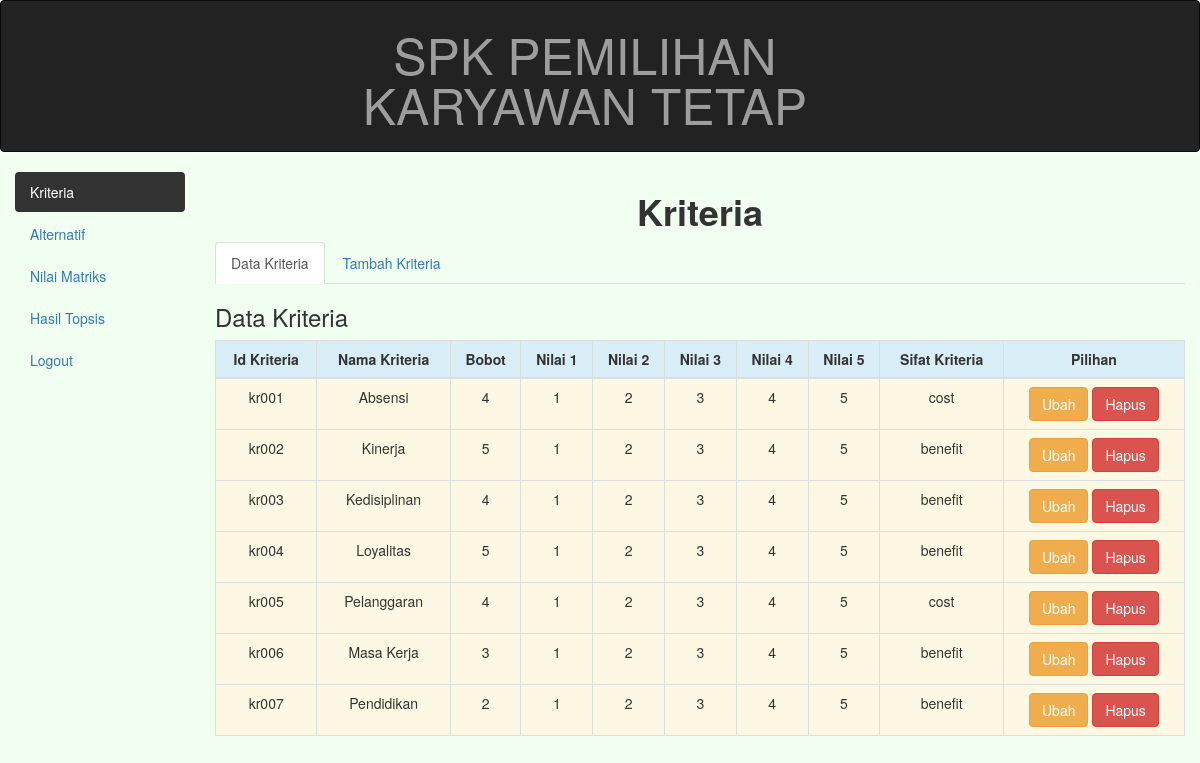
Page /?a=kriteria&k=kriteria on the committed database.
### tables this page shows
CREATE TABLE `kriteria` (
  `id_kriteria` varchar(5) NOT NULL,
  `nama_kriteria` varchar(45) NOT NULL,
  `bobot` double NOT NULL,
  `nilai1` double NOT NULL,
  `nilai2` double NOT NULL,
  `nilai3` double NOT NULL,
  `nilai4` double NOT NULL,
  `nilai5` double NOT NULL,
  `sifat` varchar(15) NOT NULL
);

### datakriteria.php (the view)
<div class="box-header">
    <h3 class="box-title">Data Kriteria</h3>
</div>
<div class="table-responsive">
    <table class="table table-bordered border-dark text-center">
        <thead>
            <tr class="info">
                <th class="text-center">Id Kriteria</th>
                <th class="text-center">Nama Kriteria</th>
                <th class="text-center">Bobot</th>
                <th class="text-center">Nilai 1</th>
                <th class="text-center">Nilai 2</th>
                <th class="text-center">Nilai 3</th>
                <th class="text-center">Nilai 4</th>
                <th class="text-center">Nilai 5</th>
                <th class="text-center">Sifat Kriteria</th>
                <th class="text-center">Pilihan</th>
            </tr>
        </thead>
        <tbody>
            <?php
            include("konfig/koneksi.php");
            $s = mysqli_query($conn, "select * from kriteria order by id_kriteria ASC");
            while ($d = mysqli_fetch_assoc($s)) {
            ?>
                <tr class="warning">
                    <td><?php echo $d['id_kriteria']; ?></td>
                    <td><?php echo $d['nama_kriteria']; ?></td>
                    <td><?php echo $d['bobot']; ?></td>
                    <td><?php echo $d['nilai1']; ?></td>
                    <td><?php echo $d['nilai2']; ?></td>
                    <td><?php echo $d['nilai3']; ?></td>
                    <td><?php echo $d['nilai4']; ?></td>
                    <td><?php echo $d['nilai5']; ?></td>
                    <td><?php echo $d['sifat']; ?></td>
                    <td>
                        <a href="?a=kriteria&k=ubahk&id=<?php echo $d['id_kriteria']; ?>" class="btn btn-warning">Ubah</a>
                        <a href="hapus.php?id=<?php echo $d['id_kriteria']; ?>" class="btn btn-danger">Hapus</a>
                    </td>
                </tr>
            <?php
            }
            ?>
        </tbody>
    </table>
</div>

### index.php (shortened to what this page needs)
<!DOCTYPE html>
<html lang="en">
<head>
  <link rel="stylesheet" href="css/bootstrap.min.css">
</head>
<body>
  <nav class="navbar navbar-inverse">
    <div class="container-fluid">
      <div class="navbar-header">
        <a class="navbar-brand">SPK PEMILIHAN KARYAWAN TETAP</a>
      </div>
    </div>
  </nav>
  <?php
  if (@$_GET['a'] == 'kriteria') {
    $active1 = 'class="active"';
    $active2 = '';
    $active3 = '';
    $active4 = '';
  } else if (@$_GET['a'] == 'alternatif') {
    $active1 = '';
    $active2 = 'class="active"';
    $active3 = '';
    $active4 = '';
  } else if (@$_GET['a'] == 'nilaimatrik') {
    $active1 = '';
    $active2 = '';
    $active3 = 'class="active"';
    $active4 = '';
  } else if (@$_GET['a'] == 'hasiltopsis') {
    $active1 = '';
    $active2 = '';
    $active3 = '';
    $active4 = 'class="active"';
  } else {
    $active1 = '';
    $active2 = '';
    $active3 = '';
    $active4 = '';
  }
  ?>
  <div class="col-sm-2">
    <ul class="nav nav-pills nav-stacked">
      <li <?php echo $active1 ?>><a href="?a=kriteria&k=kriteria">Kriteria</a></li>
      <li <?php echo $active2 ?>><a href="?a=alternatif&k=alternatif">Alternatif</a></li>
      <li <?php echo $active3 ?>><a href="?a=nilaimatrik">Nilai Matriks</a></li>
      <li <?php echo $active4 ?>><a href="?a=hasiltopsis&k=nilai_matriks">Hasil Topsis</a></li>
      <li> <a href="../logout.php">Logout</a> </li>
    </ul>
  </div>
  <div class="col-sm-10">
    <?php
    if (@$_GET['a'] == 'kriteria') {
      include("kriteria.php");
    } else if (@$_GET['a'] == 'alternatif') {
      include("alternatif.php");
    } else if (@$_GET['a'] == 'nilaimatrik') {
      include("nilaimatrik.php");
    } else if (@$_GET['a'] == 'hasiltopsis') {
      include("hasiltopsis.php");
    }
    ?>
  </div>
</body>
</html>

### kriteria.php (shortened to what this page needs)
<?php
include("konfig/koneksi.php");
?>
<h1 class="text-center" style="font-weight: 700;">Kriteria</h1>
<ul class="nav nav-tabs">
	<?php
	if ($_GET['k'] == 'kriteria') {
		$act1 = 'class="active"';
		$act2 = '';
	} else if ($_GET['k'] == 'tambah') {
		$act1 = '';
		$act2 = 'class="active"';
	} else {
		$act1 = '';
		$act2 = '';
	}
	?>
	<li <?php echo $act1; ?>><a href="index.php?a=kriteria&k=kriteria">Data Kriteria</a></li>
	<li <?php echo $act2; ?>><a href="index.php?a=kriteria&k=tambah">Tambah Kriteria</a></li>
</ul>
<?php
if (@$_GET['a'] == 'kriteria' and @$_GET['k'] == 'kriteria') {
	include("datakriteria.php");
} else if (@$_GET['k'] == 'tambah') {
	include("tambahkriteria.php");
} else if (@$_GET['k'] == 'ubahk') {
	include("ubahkriteria.php");
}
?>

### index.php (style rules this page uses)
body { background-color: #F0FFF0; }
.navbar-header { height: 150px; }
.navbar-brand { position: absolute; left: 50%; top: 25%; transform: translate(-50%, -50%); font-size: 50px; text-align: center; line-height: 50px; }
.nav-pills li.active a { background-color: #333; }

### rows in the picture
kriteria: id_kriteria "kr001", nama_kriteria "Absensi", bobot "4", nilai1 "1", nilai2 "2", nilai3 "3", nilai4 "4", nilai5 "5", sifat "cost"
kriteria: id_kriteria "kr002", nama_kriteria "Kinerja", bobot "5", nilai1 "1", nilai2 "2", nilai3 "3", nilai4 "4", nilai5 "5", sifat "benefit"
kriteria: id_kriteria "kr003", nama_kriteria "Kedisiplinan", bobot "4", nilai1 "1", nilai2 "2", nilai3 "3", nilai4 "4", nilai5 "5", sifat "benefit"
kriteria: id_kriteria "kr004", nama_kriteria "Loyalitas", bobot "5", nilai1 "1", nilai2 "2", nilai3 "3", nilai4 "4", nilai5 "5", sifat "benefit"
kriteria: id_kriteria "kr005", nama_kriteria "Pelanggaran", bobot "4", nilai1 "1", nilai2 "2", nilai3 "3", nilai4 "4", nilai5 "5", sifat "cost"
kriteria: id_kriteria "kr006", nama_kriteria "Masa Kerja", bobot "3", nilai1 "1", nilai2 "2", nilai3 "3", nilai4 "4", nilai5 "5", sifat "benefit"
kriteria: id_kriteria "kr007", nama_kriteria "Pendidikan", bobot "2", nilai1 "1", nilai2 "2", nilai3 "3", nilai4 "4", nilai5 "5", sifat "benefit"
